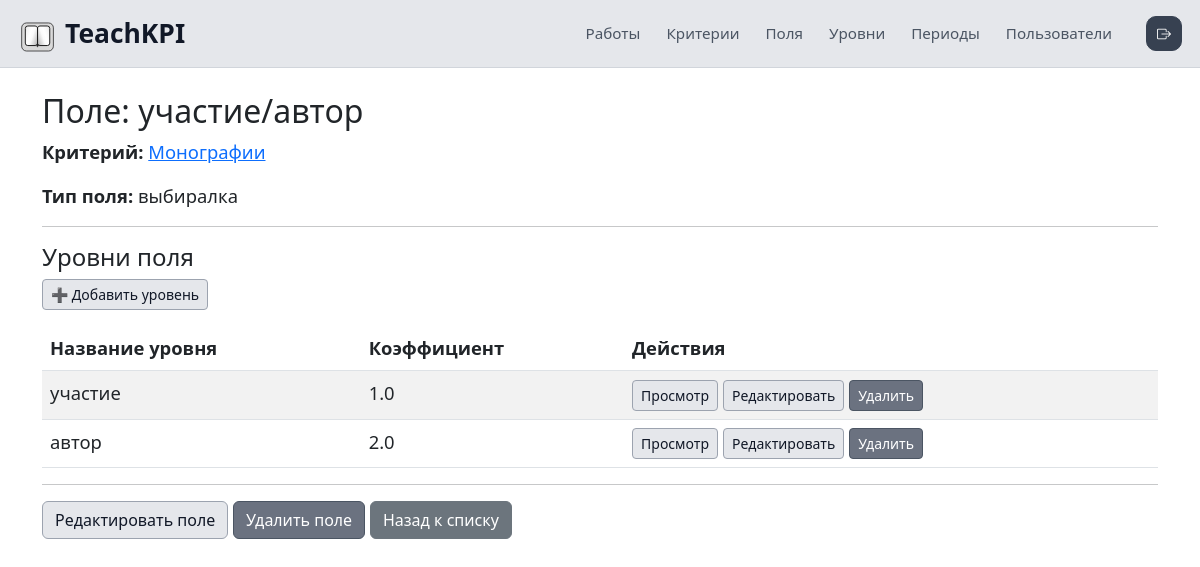
/dashboard/fields/9/ (signed in), run on the app's committed database.
### main/models.py (models this page shows, shortened)
class Field(models.Model):
    class TypeChoices(models.TextChoices):
        TEXT = 'text', 'текст'
        CHOOSER = 'chooser', 'выбиралка'
        PHOTO = 'photo', 'фото'
    id = models.AutoField(primary_key=True, db_column='ID')
    caption = models.CharField(max_length=255, db_column='Caption')
    criterion = models.ForeignKey(
        Criterion,
        on_delete=models.CASCADE,
        db_column='criterionsID',
        related_name='fields'
    )
    type = models.CharField(
        max_length=20,
        choices=TypeChoices.choices,
        default=TypeChoices.TEXT,
        db_column='Type'
    )
    class Meta:
        db_table = 'Fields'

class Criterion(models.Model):
    id = models.AutoField(primary_key=True, db_column='ID')
    name = models.CharField(
        max_length=255,
        unique=True,
        db_column='Name',
        verbose_name='Название',
    )
    work = models.ForeignKey(
        Work,
        on_delete=models.CASCADE,
        db_column='WorksID',
        related_name='criterions',
        verbose_name='Работа',
    )
    ratio = models.FloatField(default=1.0, db_column='Ratio', verbose_name='Коэффициент')
    class Meta:
        db_table = 'criterions'

class Level(models.Model):
    id = models.AutoField(primary_key=True, db_column='ID')
    caption = models.CharField(max_length=255, db_column='Caption')
    field = models.ForeignKey(
        Field,
        on_delete=models.CASCADE,
        db_column='FieldsID',
        related_name='levels'
    )
    ratio = models.FloatField(db_column='Ratio')
    class Meta:
        db_table = 'Levels'

### main/views.py (the view)
# urls.py: path('fields/<int:pk>/', views.FieldDetailView.as_view(), name='field_detail'),
class FieldDetailView(AdminRequiredMixin, DetailView):
    model = Field
    template_name = 'main/field/field_detail.html'
    context_object_name = 'field'

### main/views.py (called while the page is built)
def is_admin(user):
    return user.is_authenticated and user.role == 'admin'

    @method_decorator(user_passes_test(is_admin))
    def dispatch(self, *args, **kwargs):
        return super().dispatch(*args, **kwargs)

### main/templates/main/field/field_detail.html
{% extends 'main/base_dashboard.html' %}
{% block content %}
<div class="container">
    <h2>Поле: {{ field.caption }}</h2>
    <p><strong>Критерий:</strong> <a href="{% url 'criterion_detail' field.criterion.pk %}">{{ field.criterion.name }}</a></p>
    <p><strong>Тип поля:</strong> {{ field.get_type_display }}</p>
    <hr>
    <h4>Уровни поля</h4>
    <a href="{% url 'level_create' %}?field={{ field.pk }}" class="btn btn-sm btn-success mb-3">➕ Добавить уровень</a>
    {% if field.levels.all %}
        <table class="table table-striped">
            <thead>
                <tr>
                    <th>Название уровня</th>
                    <th>Коэффициент</th>
                    <th>Действия</th>
                </tr>
            </thead>
            <tbody>
                {% for level in field.levels.all %}
                <tr>
                    <td>{{ level.caption }}</td>
                    <td>{{ level.ratio }}</td>
                    <td>
                        <a href="{% url 'level_detail' level.pk %}" class="btn btn-sm btn-info">Просмотр</a>
                        <a href="{% url 'level_update' level.pk %}" class="btn btn-sm btn-warning">Редактировать</a>
                        <a href="{% url 'level_delete' level.pk %}" class="btn btn-sm btn-danger">Удалить</a>
                    </td>
                </tr>
                {% endfor %}
            </tbody>
        </table>
    {% else %}
        <p>Пока нет уровней.</p>
    {% endif %}
    <hr>
    <a href="{% url 'field_update' field.pk %}" class="btn btn-warning">Редактировать поле</a>
    <a href="{% url 'field_delete' field.pk %}" class="btn btn-danger">Удалить поле</a>
    <a href="{% url 'field_list' %}" class="btn btn-secondary">Назад к списку</a>
</div>
{% endblock %}

### main/templates/main/base_dashboard.html (style rules this page uses)
body { font-size: 1.15rem; }
.admin-main .btn-primary, .admin-main .btn-success, .admin-main .btn-info, .admin-main .btn-warning { background-color: #e5e7eb; border-color: #9ca3af; color: #111827; }
.admin-main .btn-danger { background-color: #6b7280; border-color: #4b5563; color: #ffffff; }

### data on the page
Field: caption "участие/автор", criterion.name "Монографии", type "выбиралка"
Level: caption "участие", ratio "1.0"
Level: caption "автор", ratio "2.0"
